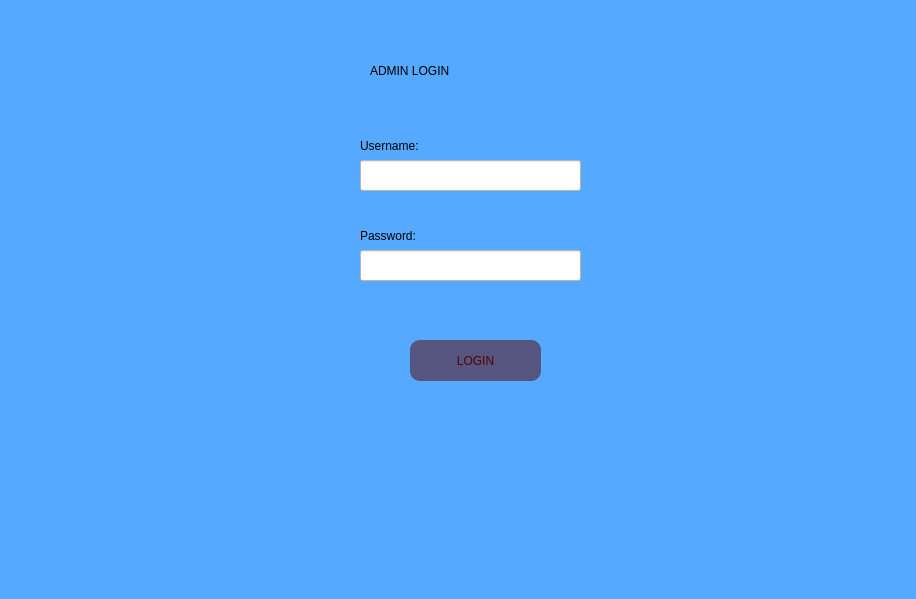
<?xml version="1.0" encoding="UTF-8"?>
<ui version="4.0">
 <class>Form</class>
 <widget class="QWidget" name="Form">
  <property name="geometry">
   <rect>
    <x>0</x>
    <y>0</y>
    <width>916</width>
    <height>599</height>
   </rect>
  </property>
  <property name="windowTitle">
   <string>Form</string>
  </property>
  <widget class="QWidget" name="bgwidget" native="true">
   <property name="geometry">
    <rect>
     <x>-310</x>
     <y>-70</y>
     <width>1241</width>
     <height>801</height>
    </rect>
   </property>
   <property name="styleSheet">
    <string notr="true">background-color:rgb(85, 170, 255)</string>
   </property>
   <widget class="QLabel" name="label">
    <property name="geometry">
     <rect>
      <x>680</x>
      <y>100</y>
      <width>221</width>
      <height>81</height>
     </rect>
    </property>
    <property name="styleSheet">
     <string notr="true">font: 87 20pt &quot;Arial Black&quot;;</string>
    </property>
    <property name="text">
     <string>ADMIN LOGIN</string>
    </property>
   </widget>
   <widget class="QLabel" name="label_5">
    <property name="geometry">
     <rect>
      <x>670</x>
      <y>200</y>
      <width>71</width>
      <height>31</height>
     </rect>
    </property>
    <property name="styleSheet">
     <string notr="true">font: 75 11pt &quot;MS Shell Dlg 2&quot;;</string>
    </property>
    <property name="text">
     <string>Username:</string>
    </property>
   </widget>
   <widget class="QLabel" name="label_6">
    <property name="geometry">
     <rect>
      <x>670</x>
      <y>290</y>
      <width>71</width>
      <height>31</height>
     </rect>
    </property>
    <property name="styleSheet">
     <string notr="true">font: 75 11pt &quot;MS Shell Dlg 2&quot;;</string>
    </property>
    <property name="text">
     <string>Password:</string>
    </property>
   </widget>
   <widget class="QPushButton" name="AdminButton">
    <property name="geometry">
     <rect>
      <x>720</x>
      <y>410</y>
      <width>131</width>
      <height>41</height>
     </rect>
    </property>
    <property name="styleSheet">
     <string notr="true">QPushButton{
font: 87 9pt &quot;Arial Black&quot;;
border-radius:10px;
background-color:rgb(85, 85, 127);
color:rgb(85, 0, 0);
}

QPushButton:hover{
background-color:rgb(85, 255, 127);
color:rgb(0, 0, 0);
}

QPushButton:pressed{
background-color:rgb(100,170,255);
}</string>
    </property>
    <property name="text">
     <string>LOGIN</string>
    </property>
   </widget>
   <widget class="QLineEdit" name="lineEdit_13">
    <property name="geometry">
     <rect>
      <x>670</x>
      <y>230</y>
      <width>221</width>
      <height>31</height>
     </rect>
    </property>
    <property name="styleSheet">
     <string notr="true">background-color:white</string>
    </property>
   </widget>
   <widget class="QLineEdit" name="lineEdit_14">
    <property name="geometry">
     <rect>
      <x>670</x>
      <y>320</y>
      <width>221</width>
      <height>31</height>
     </rect>
    </property>
    <property name="styleSheet">
     <string notr="true">background-color:white</string>
    </property>
   </widget>
  </widget>
 </widget>
 <resources/>
 <connections/>
</ui>
